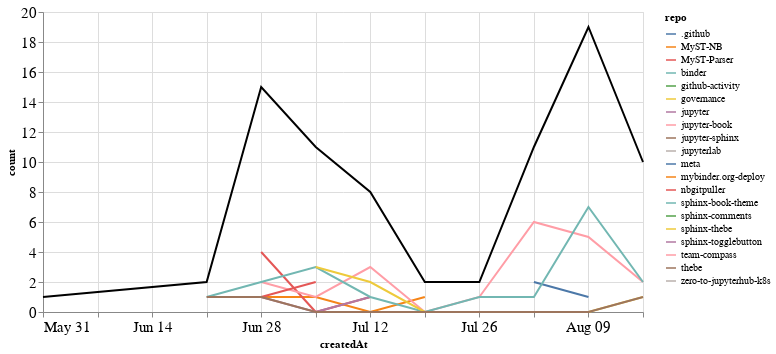

The cell this chart's notebook holds for it:
### Markdown cell above
## PRs

### Code cell
prs_time = prs.groupby('repo').resample('W', on='createdAt').count()['author'].reset_index()
prs_time = prs_time.rename(columns={'author': 'count'})
prs_time_total = prs_time.groupby('createdAt').agg({"count": "sum"}).reset_index()

ch1 = alt.Chart(prs_time, width=600).mark_line().encode(
    x='createdAt',
    y='count',
    color='repo',
    tooltip="repo"
)

ch2 = alt.Chart(prs_time_total, width=600).mark_line(color="black").encode(
    x='createdAt',
    y='count',
)

ch1 + ch2

### Figure 1 — Vega-Lite specification as saved in the notebook (floating-point values rounded to 4 significant figures)
{"config": {"axisLeft": {"labelFontSize": 15}, "axisBottom": {"labelFontSize": 15}}, "layer": [{"data": {"name": "data-053324510c3730b9a08fdbe03f3513ff"}, "mark": "line", "encoding": {"color": {"type": "nominal", "field": "repo"}, "tooltip": {"type": "nominal", "field": "repo"}, "x": {"type": "temporal", "field": "createdAt"}, "y": {"type": "quantitative", "field": "count"}}, "width": 600}, {"data": {"name": "data-e6ce8cc82708fd0941da056d5616ae3a"}, "mark": {"type": "line", "color": "black"}, "encoding": {"x": {"type": "temporal", "field": "createdAt"}, "y": {"type": "quantitative", "field": "count"}}, "width": 600}], "$schema": "https://vega.github.io/schema/vega-lite/v4.8.1.json", "datasets": {"data-053324510c3730b9a08fdbe03f3513ff": [{"repo": ".github", "createdAt": "2020-08-02T00:00:00", "count": 2}, {"repo": "MyST-NB", "createdAt": "2020-06-28T00:00:00", "count": 1}, {"repo": "MyST-NB", "createdAt": "2020-07-05T00:00:00", "count": 1}, {"repo": "MyST-NB", "createdAt": "2020-07-12T00:00:00", "count": 0}, {"repo": "MyST-NB", "createdAt": "2020-07-19T00:00:00", "count": 1}, {"repo": "MyST-Parser", "createdAt": "2020-06-28T00:00:00", "count": 4}, {"repo": "MyST-Parser", "createdAt": "2020-07-05T00:00:00", "count": 0}, {"repo": "MyST-Parser", "createdAt": "2020-07-12T00:00:00", "count": 1}, {"repo": "binder", "createdAt": "2020-06-28T00:00:00", "count": 1}, {"repo": "github-activity", "createdAt": "2020-08-09T00:00:00", "count": 2}, {"repo": "governance", "createdAt": "2020-05-31T00:00:00", "count": 1}, {"repo": "jupyter", "createdAt": "2020-06-28T00:00:00", "count": 1}, {"repo": "jupyter", "createdAt": "2020-07-05T00:00:00", "count": 0}, {"repo": "jupyter", "createdAt": "2020-07-12T00:00:00", "count": 1}, {"repo": "jupyter-book", "createdAt": "2020-06-28T00:00:00", "count": 2}, {"repo": "jupyter-book", "createdAt": "2020-07-05T00:00:00", "count": 1}, {"repo": "jupyter-book", "createdAt": "2020-07-12T00:00:00", "count": 3}, {"repo": "jupyter-book", "createdAt": "2020-07-19T00:00:00", "count": 0}, {"repo": "jupyter-book", "createdAt": "2020-07-26T00:00:00", "count": 1}, {"repo": "jupyter-book", "createdAt": "2020-08-02T00:00:00", "count": 6}, {"repo": "jupyter-book", "createdAt": "2020-08-09T00:00:00", "count": 5}, {"repo": "jupyter-book", "createdAt": "2020-08-16T00:00:00", "count": 2}, {"repo": "jupyter-sphinx", "createdAt": "2020-06-28T00:00:00", "count": 1}, {"repo": "jupyterlab", "createdAt": "2020-08-09T00:00:00", "count": 1}, {"repo": "meta", "createdAt": "2020-08-02T00:00:00", "count": 2}, {"repo": "meta", "createdAt": "2020-08-09T00:00:00", "count": 1}, {"repo": "mybinder.org-deploy", "createdAt": "2020-07-19T00:00:00", "count": 1}, {"repo": "nbgitpuller", "createdAt": "2020-06-28T00:00:00", "count": 1}, {"repo": "nbgitpuller", "createdAt": "2020-07-05T00:00:00", "count": 2}, {"repo": "sphinx-book-theme", "createdAt": "2020-06-21T00:00:00", "count": 1}, {"repo": "sphinx-book-theme", "createdAt": "2020-06-28T00:00:00", "count": 2}, {"repo": "sphinx-book-theme", "createdAt": "2020-07-05T00:00:00", "count": 3}, {"repo": "sphinx-book-theme", "createdAt": "2020-07-12T00:00:00", "count": 1}, {"repo": "sphinx-book-theme", "createdAt": "2020-07-19T00:00:00", "count": 0}, {"repo": "sphinx-book-theme", "createdAt": "2020-07-26T00:00:00", "count": 1}, {"repo": "sphinx-book-theme", "createdAt": "2020-08-02T00:00:00", "count": 1}, {"repo": "sphinx-book-theme", "createdAt": "2020-08-09T00:00:00", "count": 7}, {"repo": "sphinx-book-theme", "createdAt": "2020-08-16T00:00:00", "count": 2}, {"repo": "sphinx-comments", "createdAt": "2020-08-16T00:00:00", "count": 4}, {"repo": "sphinx-thebe", "createdAt": "2020-07-05T00:00:00", "count": 3}, {"repo": "sphinx-thebe", "createdAt": "2020-07-12T00:00:00", "count": 2}, {"repo": "sphinx-thebe", "createdAt": "2020-07-19T00:00:00", "count": 0}, {"repo": "sphinx-thebe", "createdAt": "2020-07-26T00:00:00", "count": 0}, {"repo": "sphinx-thebe", "createdAt": "2020-08-02T00:00:00", "count": 0}, {"repo": "sphinx-thebe", "createdAt": "2020-08-09T00:00:00", "count": 0}, {"repo": "sphinx-thebe", "createdAt": "2020-08-16T00:00:00", "count": 1}, {"repo": "sphinx-togglebutton", "createdAt": "2020-08-09T00:00:00", "count": 3}, {"repo": "team-compass", "createdAt": "2020-06-28T00:00:00", "count": 1}, {"repo": "thebe", "createdAt": "2020-06-21T00:00:00", "count": 1}, {"repo": "thebe", "createdAt": "2020-06-28T00:00:00", "count": 1}, {"repo": "thebe", "createdAt": "2020-07-05T00:00:00", "count": 0}, {"repo": "thebe", "createdAt": "2020-07-12T00:00:00", "count": 0}, {"repo": "thebe", "createdAt": "2020-07-19T00:00:00", "count": 0}, {"repo": "thebe", "createdAt": "2020-07-26T00:00:00", "count": 0}, {"repo": "thebe", "createdAt": "2020-08-02T00:00:00", "count": 0}, {"repo": "thebe", "createdAt": "2020-08-09T00:00:00", "count": 0}, {"repo": "thebe", "createdAt": "2020-08-16T00:00:00", "count": 1}, {"repo": "zero-to-jupyterhub-k8s", "createdAt": "2020-07-05T00:00:00", "count": 1}], "data-e6ce8cc82708fd0941da056d5616ae3a": [{"createdAt": "2020-05-31T00:00:00", "count": 1}, {"createdAt": "2020-06-21T00:00:00", "count": 2}, {"createdAt": "2020-06-28T00:00:00", "count": 15}, {"createdAt": "2020-07-05T00:00:00", "count": 11}, {"createdAt": "2020-07-12T00:00:00", "count": 8}, {"createdAt": "2020-07-19T00:00:00", "count": 2}, {"createdAt": "2020-07-26T00:00:00", "count": 2}, {"createdAt": "2020-08-02T00:00:00", "count": 11}, {"createdAt": "2020-08-09T00:00:00", "count": 19}, {"createdAt": "2020-08-16T00:00:00", "count": 10}]}}
